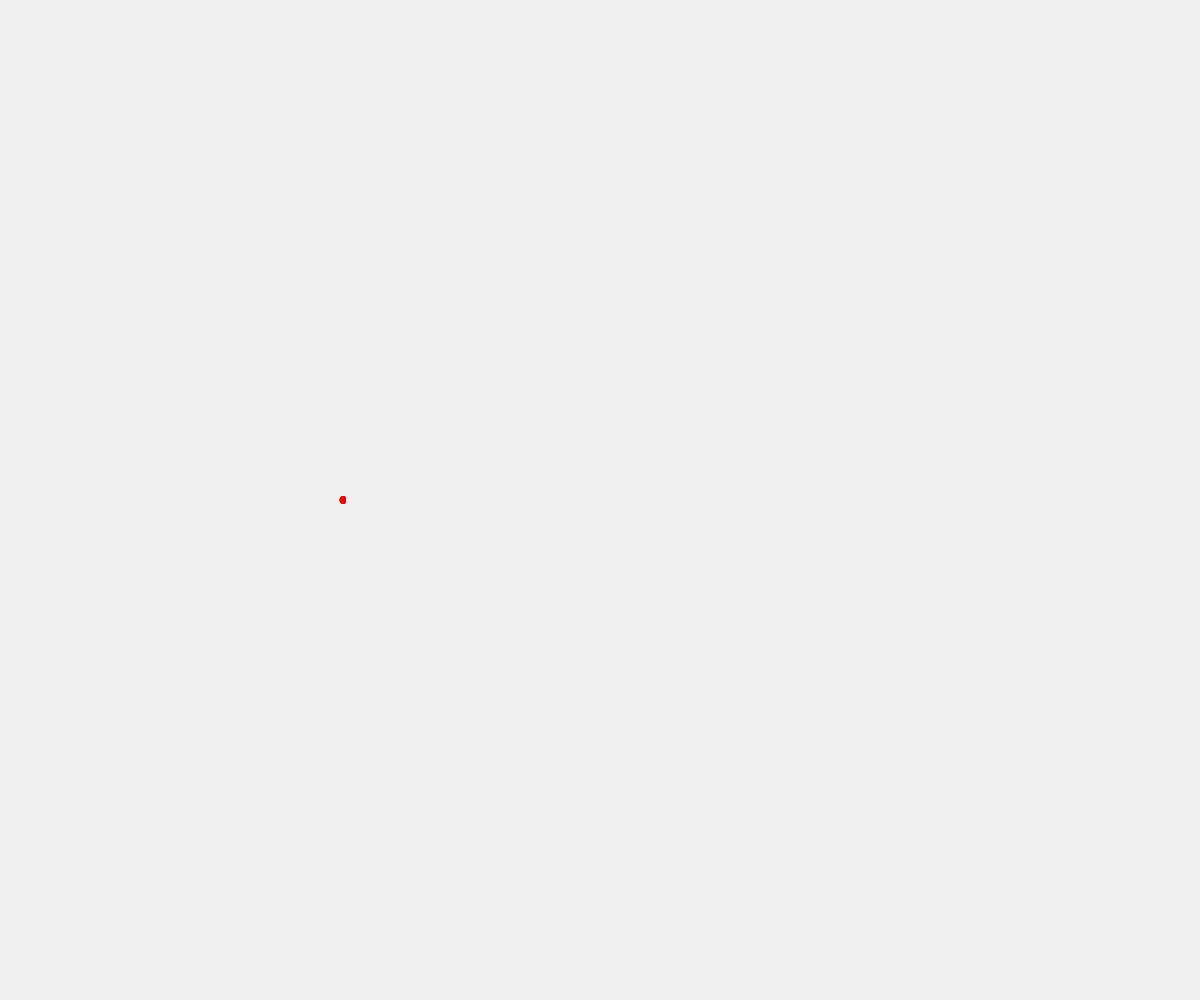
Frame 1 (no input)
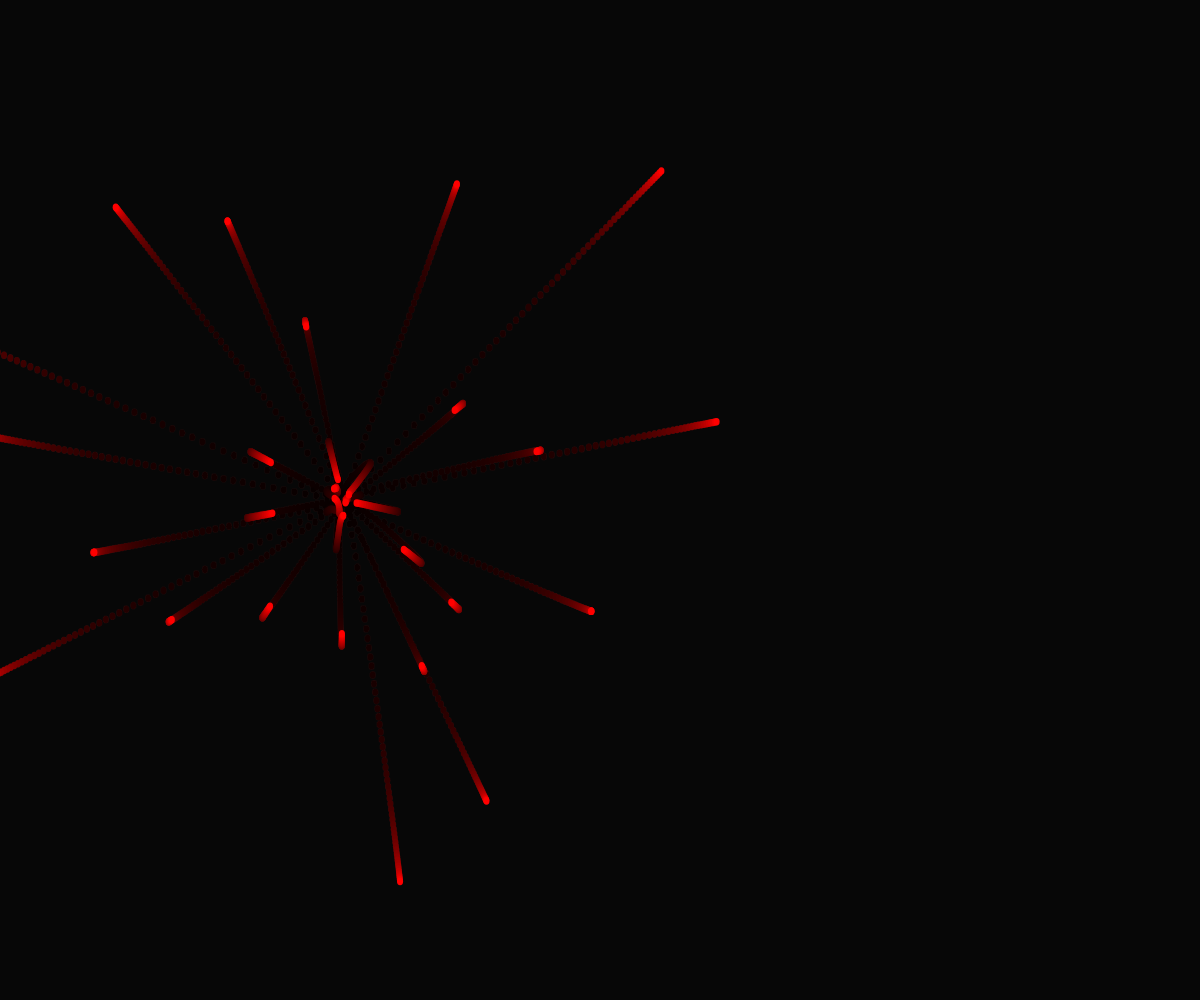
Frame 60 (no input)
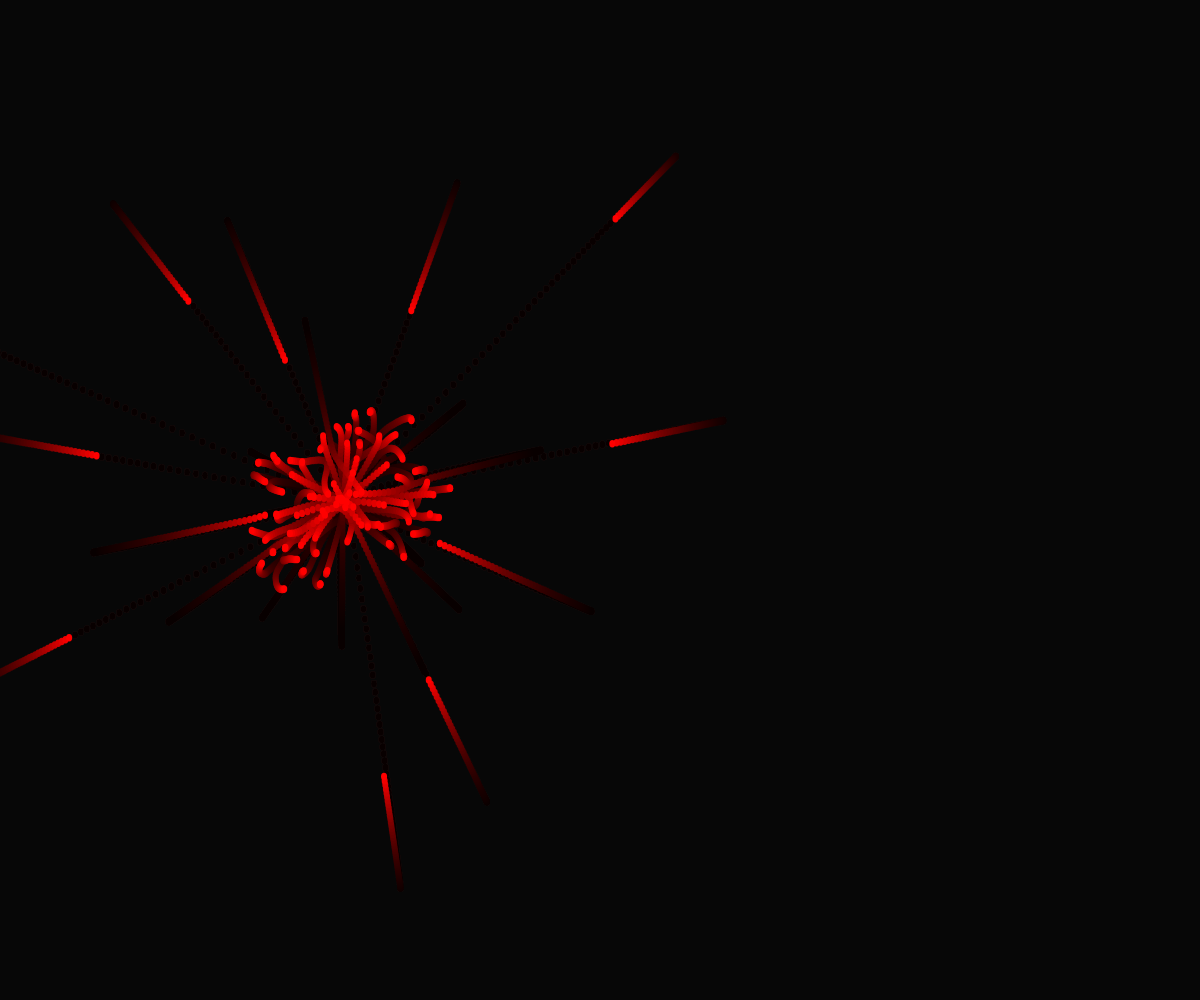
Frame 120 (the mouse pressed at the canvas centre since frame 60)

The p5.js sketch that drew these frames (run headless with seeded random() and noise() and a simulated clock; from frame 60 on, the mouse is pressed at the canvas centre):

// p5.js sketch
// ── sketch.js
//  SEA ANEMONE - the play of Synpathies \\

var heads = [];

function setup() {
    createCanvas(windowWidth, windowHeight);

    //30 tentacle heads are generated at the start, originating from the center of the canvas and initially pushing out at random speeds. 
    for (var i = 0; i < 30; i++) {
        heads.push(new Head);
    }
}

function draw() {
    background(0, 15); /// transparency in the background is key to create the illusion of the tentacle tails/trails.

        let color1 = createVector(255, 0, 0);
        let color2 = createVector(0, 0, 255);
        let lerpColor = p5.Vector.lerp(color1, color2, 0.5);

//        fill(lerpColor);
        fill(255, 0, 0);

    for (var i = 0; i < heads.length; i++) {
        ///attraction to the origin
        target = createVector(width / 3.5, height / 2); //the target is the origin, they want to go back to it
        var attraction = p5.Vector.sub(target, heads[i].loc);
        attraction.setMag(0.4);

        heads[i].applyForce(attraction);

        ///friction
        var friction = heads[i].speed.copy(); //simulates the friction created by water and contains the heads 
        friction.mult(-1); //by reversing and counteracting their speed
        friction.normalize();
        friction.mult(0.15);

        heads[i].applyForce(friction);

        heads[i].run();

    }

    //////grow the sea anemone
    if (mouseIsPressed) { //add heads if the mouse is pressed
        for (var i = 0; i < 1; i++) {
            heads.push(new Head);

            //when the number of heads reaches 400, start again from 1 head so that the sketch can be used continuously by numerous users, without needing to reload the page
            if(heads.length >= 400){
                heads.length = 1;
                heads.push(new Head);
            }
        }
    }
}

function Head() { //constructor function for the tentacle heads
    this.speed = createVector(random(-1, 1), random(-1, 1));
    this.loc = createVector(width / 3.5, height / 2);
    this.mass = 3;
    this.diam = this.mass * 10;
    this.acceleration = createVector(0, 0);

    this.touches = false;

    this.run = function () {
        this.draw();
        this.move();
        this.touch();
    }

    this.draw = function () {
        this.diam = this.mass * 5;

        noStroke();
        ellipse(this.loc.x, this.loc.y, this.diam / 2.5, this.diam / 2);
    }

    this.move = function () {
        this.speed.add(this.acceleration);
        this.loc.add(this.speed);
        this.acceleration.mult(0);
    }

    this.touch = function () { //calculates distance and intersection between tentacle heads and creates a repellant force
        this.touches = false;

        for (var i = 0; i < heads.length; i++) {
            var d = abs(dist(this.loc.x, this.loc.y, heads[i].loc.x, heads[i].loc.y));

            if (d <= this.diam / 2 + heads[i].diam / 2) {
                this.touches = true;

                //repel tentacle heads from eachother
                var repel = p5.Vector.sub(heads[i].loc, this.loc);
                repel.setMag(0.7);

                heads[i].applyForce(repel);
            }
        }
    }

    this.applyForce = function (f) {
        var calibratedForce = f.copy();
        calibratedForce.div(this.mass);
        this.acceleration.add(calibratedForce);
    }
}
